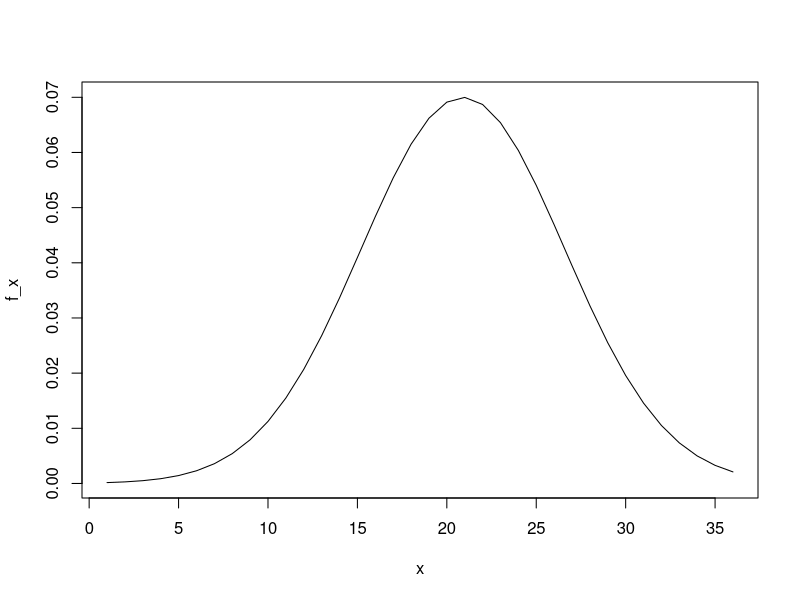

This chart was generated by the following R code:

sample_size <- 10000
test_mean <- 20.9
test_sd <- 5.7

set.seed(16, sample.kind = "Rounding")

act_scores <- rnorm(sample_size, test_mean, test_sd)

# determine the mean of the act_scores sample
mean(act_scores)

# determine the standard deviation of the act_scores sample
sd(act_scores)

# determine the number of perfect scores in the sample
perfect_scores <- act_scores >= 36
sum(perfect_scores)

# The probability of an ACT score greater than 30 in act_scores?
gt_30 <- act_scores > 30
count_gt_30 <- sum(gt_30)

prob_gt_30 <- count_gt_30 / sample_size
prob_gt_30

# The probability of an ACT score <= 10 in act_scores?
lt_10 <- act_scores <= 10
count_lt_10 <- sum(lt_10)

prob_lt_10 <- count_lt_10 / sample_size
prob_lt_10

# Set x equal to the sequence of integers 1 to 36. 
# Use dnorm to determine the value of the probability density function over x
# given a mean of 20.9 and standard deviation of 5.7;
# save the result as f_x. Plot x against f_x.

x <- seq(1,36)

f_x <- dnorm(x, 20.9, 5.7)
plot(x, f_x, type = 'l')
